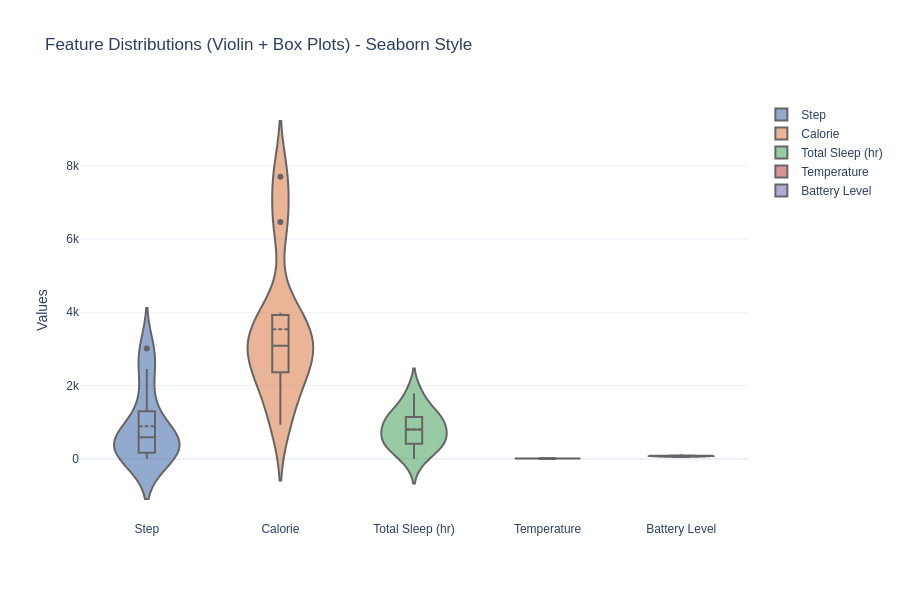
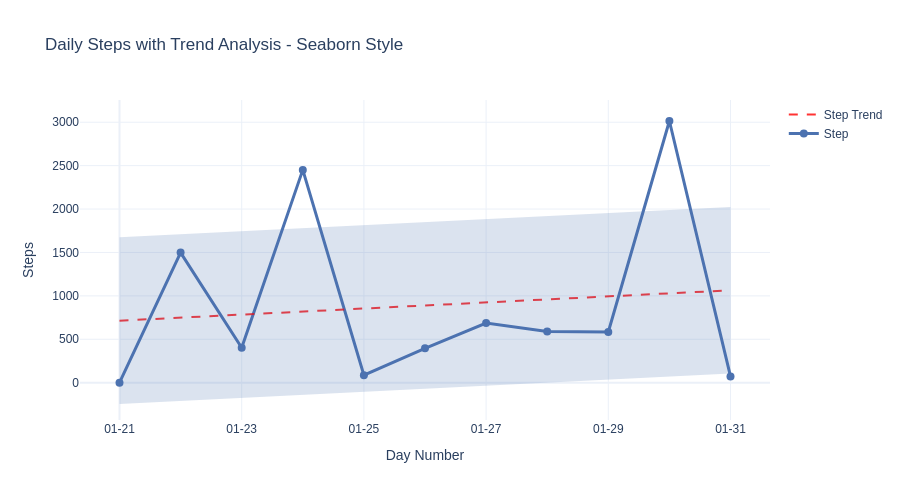
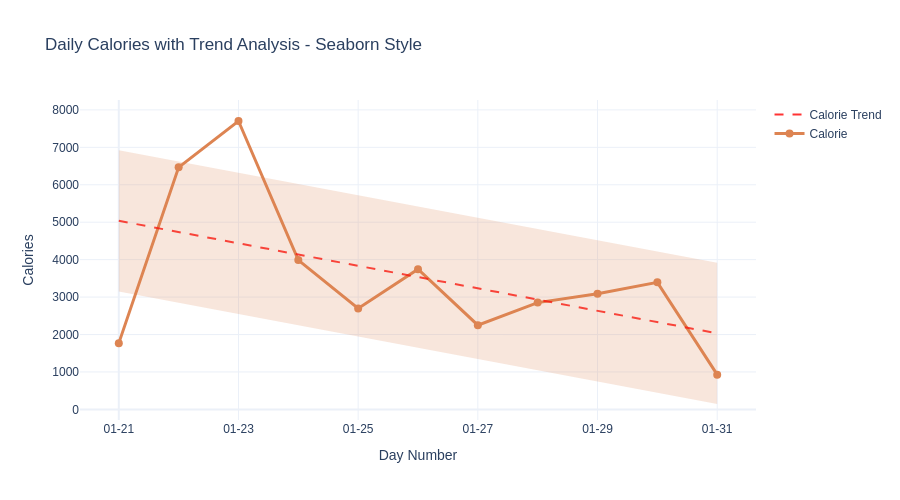
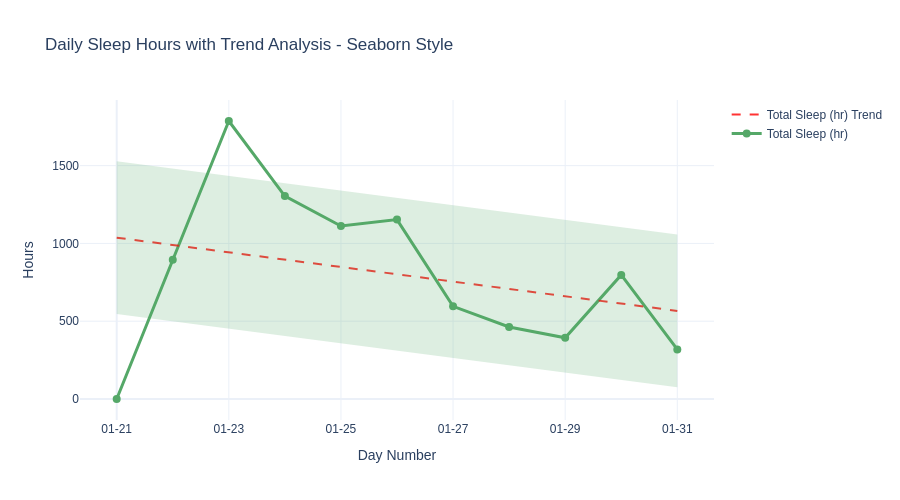

Notebook code for these charts, in order:
### Code cell
# Advanced Seaborn-style Visualizations using Plotly
import plotly.graph_objects as go
from plotly.subplots import make_subplots
import plotly.express as px
import plotly.figure_factory as ff
import numpy as np

try:
    if 'daily_activity' in locals() and len(daily_activity) > 0:
        print("Creating advanced seaborn-style visualizations with Plotly...")
        
        # Seaborn color palettes
        seaborn_colors = ['#4C72B0', '#DD8452', '#55A868', '#C44E52', '#8172B3']
        seaborn_qualitative = px.colors.qualitative.Set2
        
        # เตรียมข้อมูล
        features_config = [
            ('Step', 'Daily Steps', 'Steps'),
            ('Calorie', 'Daily Calories', 'Calories'),
            ('Total Sleep (hr)', 'Daily Sleep Hours', 'Hours'),
            ('Temperature', 'Average Daily Temperature', 'Temperature (°C)'),
            ('Battery Level', 'Average Daily Battery Level', 'Battery (%)')
        ]
        
        available_features = [(f, t, y) for f, t, y in features_config if f in daily_activity.columns]
        
        if available_features:
            # 1. Distribution plots (violin + box plots) สำหรับแต่ละ feature
            print("Creating distribution plots (violin + box style)...")
            
            feature_names = [f for f, _, _ in available_features]
            
            # เตรียมข้อมูลแบบ melted
            melted_data = daily_activity[feature_names].melt(var_name='Feature', value_name='Value')
            
            # Violin plot + Box plot combination
            fig = go.Figure()
            
            for i, feature in enumerate(feature_names):
                feature_data = daily_activity[feature].dropna()
                color = seaborn_colors[i % len(seaborn_colors)]
                
                # Violin plot
                fig.add_trace(go.Violin(
                    y=feature_data,
                    name=feature,
                    box_visible=True,
                    meanline_visible=True,
                    fillcolor=color,
                    opacity=0.6,
                    line_color='black',
                    hoveron="points",
                    hovertemplate=f'<b>{feature}</b><br>Value: %{{y:.1f}}<extra></extra>'
                ))
            
            fig.update_layout(
                title='Feature Distributions (Violin + Box Plots) - Seaborn Style',
                yaxis_title="Values",
                template="plotly_white",
                height=600,
                font=dict(family="Arial", size=12),
                showlegend=True
            )
            
            fig.show()
            
            # 2. Time series with confidence intervals and trend lines
            print("Creating time series with trend analysis...")
            
            # เพิ่มคอลัมน์ day number สำหรับ trend analysis
            daily_activity_copy = daily_activity.copy()
            daily_activity_copy['Day_Number'] = range(len(daily_activity_copy))
            
            for i, (feature, title, ylabel) in enumerate(available_features):
                fig = go.Figure()
                color = seaborn_colors[i % len(seaborn_colors)]
                
                # กราฟเส้นหลัก
                fig.add_trace(go.Scatter(
                    x=daily_activity_copy['Day_Number'],
                    y=daily_activity_copy[feature],
                    mode='lines+markers',
                    name=feature,
                    line=dict(color=color, width=3),
                    marker=dict(size=8, color=color),
                    hovertemplate=f'<b>Day</b>: %{{x}}<br><b>{feature}</b>: %{{y:.1f}}<extra></extra>'
                ))
                
                # เพิ่ม trend line ด้วย numpy polyfit
                x_vals = daily_activity_copy['Day_Number'].values
                y_vals = daily_activity_copy[feature].values
                
                # คำนวณ trend line
                z = np.polyfit(x_vals, y_vals, 1)
                p = np.poly1d(z)
                trend_y = p(x_vals)
                
                fig.add_trace(go.Scatter(
                    x=x_vals,
                    y=trend_y,
                    mode='lines',
                    name=f'{feature} Trend',
                    line=dict(color='red', width=2, dash='dash'),
                    opacity=0.8,
                    hovertemplate=f'<b>Trend</b>: %{{y:.1f}}<extra></extra>'
                ))
                
                # คำนวณ confidence interval (mock)
                std_dev = np.std(y_vals)
                upper_bound = trend_y + std_dev
                lower_bound = trend_y - std_dev
                
                fig.add_trace(go.Scatter(
                    x=x_vals,
                    y=upper_bound,
                    mode='lines',
                    line=dict(width=0),
                    showlegend=False,
                    hoverinfo='skip'
                ))
                
                fig.add_trace(go.Scatter(
                    x=x_vals,
                    y=lower_bound,
                    mode='lines',
                    line=dict(width=0),
                    fill='tonexty',
                    fillcolor=f'rgba({int(color[1:3], 16)}, {int(color[3:5], 16)}, {int(color[5:7], 16)}, 0.2)',
                    name='Confidence Interval',
                    showlegend=False,
                    hoverinfo='skip'
                ))
                
                # ตกแต่งกราห
                fig.update_layout(
                    title=f'{title} with Trend Analysis - Seaborn Style',
                    xaxis_title='Day Number',
                    yaxis_title=ylabel,
                    template="plotly_white",
                    height=500,
                    font=dict(family="Arial", size=12)
                )
                
                # ปรับ x-axis labels เป็นวันที่จริง
                day_labels = [str(date)[-5:] for date in daily_activity['Date']]
                fig.update_xaxes(
                    tickvals=list(range(0, len(day_labels), max(1, len(day_labels)//5))),
                    ticktext=[day_labels[i] for i in range(0, len(day_labels), max(1, len(day_labels)//5))]
                )
                
                fig.show()
            
            # 3. Pairplot-style scatter matrix
            if len(available_features) >= 3:
                print("Creating pairplot-style scatter matrix...")
                
                feature_names = [f for f, _, _ in available_features]
                
                # สร้าง scatter matrix
                fig = ff.create_scatterplotmatrix(
                    daily_activity[feature_names], 
                    diag='histogram',
                    height=800, 
                    width=800,
                    colormap='Viridis',
                    colormap_type='cat'
                )
                
                fig.update_layout(
                    title='Feature Relationships Scatter Matrix - Seaborn Style',
                    font=dict(family="Arial", size=10)
                )
                
                fig.show()
            
            # 4. Advanced heatmap with clustering effect
            if len(available_features) > 2:
                print("Creating advanced correlation heatmap...")
                
                feature_names = [f for f, _, _ in available_features]
                correlation_matrix = daily_activity[feature_names].corr()
                
                # สร้างกราฟ heatmap ที่สวยงาม
                fig = go.Figure(data=go.Heatmap(
                    z=correlation_matrix.values,
                    x=correlation_matrix.columns,
                    y=correlation_matrix.columns,
                    colorscale='RdBu',
                    zmid=0,
                    text=correlation_matrix.round(3).values,
                    texttemplate="%{text}",
                    textfont={"size": 14, "color": "white"},
                    hovertemplate='<b>%{x} vs %{y}</b><br>Correlation: %{z:.3f}<extra></extra>',
                    colorbar=dict(title="Correlation Coefficient", titleside="right")
                ))
                
                fig.update_layout(
                    title='Feature Correlation Matrix - Seaborn Style',
                    xaxis_title="Features",
                    yaxis_title="Features",
                    template="plotly_white",
                    height=600,
                    width=600,
                    font=dict(family="Arial", size=12),
                    xaxis=dict(side="bottom"),
                    yaxis=dict(side="left")
                )
                
                fig.show()
            
            # 5. Multi-line interactive plot ด้วย seaborn aesthetics
            print("Creating interactive multi-feature comparison...")
            
            fig = go.Figure()
            
            for i, (feature, title, ylabel) in enumerate(available_features):
                color = seaborn_colors[i % len(seaborn_colors)]
                
                fig.add_trace(go.Scatter(
                    x=daily_activity['Date'],
                    y=daily_activity[feature],
                    mode='lines+markers',
                    name=feature,
                    line=dict(color=color, width=3),
                    marker=dict(size=8, color=color),
                    hovertemplate=f'<b>Date</b>: %{{x}}<br><b>{feature}</b>: %{{y:.1f}}<extra></extra>'
                ))
            
            fig.update_layout(
                title=dict(text="📊 Interactive Multi-Feature Comparison - Seaborn Style", 
                          x=0.5, font=dict(size=18)),
                xaxis_title="Date",
                yaxis_title="Values (Normalized Scale)",
                template="plotly_white",
                hovermode='x unified',
                height=600,
                font=dict(family="Arial", size=12),
                legend=dict(
                    orientation="h",
                    yanchor="bottom",
                    y=1.02,
                    xanchor="right",
                    x=1
                )
            )
            
            fig.show()
            
            # 6. Statistical summary table
            print("\\nCreating statistical summary...")
            
            summary_stats = daily_activity[feature_names].describe().round(2)
            
            fig = go.Figure(data=[go.Table(
                header=dict(values=['Statistic'] + list(feature_names),
                           fill_color='lightblue',
                           align='left',
                           font=dict(size=12, color='black')),
                cells=dict(values=[summary_stats.index] + [summary_stats[col] for col in feature_names],
                          fill_color='white',
                          align='left',
                          font=dict(size=11))
            )])
            
            fig.update_layout(
                title='Statistical Summary Table - Seaborn Style',
                height=400,
                font=dict(family="Arial", size=12)
            )
            
            fig.show()
            
            print("\\n🎉 All advanced seaborn-style visualizations created successfully!")
            
        else:
            print("❌ No features available for plotting!")
    else:
        print("❌ No daily_activity data available for plotting!")

except Exception as e:
    print(f"❌ Error creating visualizations: {e}")
    import traceback
    traceback.print_exc()

### Figure 1 — Plotly figure (JSON) as saved in the notebook; plotly's stock layout.template omitted (floating-point values rounded to 4 significant figures)
{"data": [{"box": {"visible": true}, "fillcolor": "#4C72B0", "hoveron": "points", "hovertemplate": "<b>Step</b><br>Value: %{y:.1f}<extra></extra>", "line": {"color": "black"}, "meanline": {"visible": true}, "name": "Step", "opacity": 0.6, "type": "violin", "y": [0, 1498, 402, 2451, 86, 396, 687, 590, 584, 3014, 72]}, {"box": {"visible": true}, "fillcolor": "#DD8452", "hoveron": "points", "hovertemplate": "<b>Calorie</b><br>Value: %{y:.1f}<extra></extra>", "line": {"color": "black"}, "meanline": {"visible": true}, "name": "Calorie", "opacity": 0.6, "type": "violin", "y": [1770, 6466, 7703, 3989, 2698, 3743, 2249, 2853, 3087, 3393, 928]}, {"box": {"visible": true}, "fillcolor": "#55A868", "hoveron": "points", "hovertemplate": "<b>Total Sleep (hr)</b><br>Value: %{y:.1f}<extra></extra>", "line": {"color": "black"}, "meanline": {"visible": true}, "name": "Total Sleep (hr)", "opacity": 0.6, "type": "violin", "y": [0, 895.0, 1787.0, 1304.0, 1112.0, 1153.0, 595.8, 463.1, 393.1, 797.2, 318.3]}, {"box": {"visible": true}, "fillcolor": "#C44E52", "hoveron": "points", "hovertemplate": "<b>Temperature</b><br>Value: %{y:.1f}<extra></extra>", "line": {"color": "black"}, "meanline": {"visible": true}, "name": "Temperature", "opacity": 0.6, "type": "violin", "y": [7.638, 7.13, 7.156, 8.419, 5.332, 7.874, 5.57, 5.563, 7.063, 4.152, 2.424]}, {"box": {"visible": true}, "fillcolor": "#8172B3", "hoveron": "points", "hovertemplate": "<b>Battery Level</b><br>Value: %{y:.1f}<extra></extra>", "line": {"color": "black"}, "meanline": {"visible": true}, "name": "Battery Level", "opacity": 0.6, "type": "violin", "y": [77.48, 76.91, 68.29, 62.5, 63.24, 55.98, 73.29, 77.2, 57.87, 75.54, 81.52]}], "layout": {"font": {"family": "Arial", "size": 12}, "height": 600, "showlegend": true, "title": {"text": "Feature Distributions (Violin + Box Plots) - Seaborn Style"}, "yaxis": {"title": {"text": "Values"}}}}

### Figure 2 — Plotly figure (JSON) as saved in the notebook; plotly's stock layout.template omitted (floating-point values rounded to 4 significant figures)
{"data": [{"hovertemplate": "<b>Day</b>: %{x}<br><b>Step</b>: %{y:.1f}<extra></extra>", "line": {"color": "#4C72B0", "width": 3}, "marker": {"color": "#4C72B0", "size": 8}, "mode": "lines+markers", "name": "Step", "type": "scatter", "x": [0, 1, 2, 3, 4, 5, 6, 7, 8, 9, 10], "y": [0, 1498, 402, 2451, 86, 396, 687, 590, 584, 3014, 72]}, {"hovertemplate": "<b>Trend</b>: %{y:.1f}<extra></extra>", "line": {"color": "red", "dash": "dash", "width": 2}, "mode": "lines", "name": "Step Trend", "opacity": 0.8, "type": "scatter", "x": [0, 1, 2, 3, 4, 5, 6, 7, 8, 9, 10], "y": [714.1, 749.1, 784.1, 819.1, 854.1, 889.1, 924.1, 959.1, 994.1, 1029.0, 1064.0]}, {"hoverinfo": "skip", "line": {"width": 0}, "mode": "lines", "showlegend": false, "type": "scatter", "x": [0, 1, 2, 3, 4, 5, 6, 7, 8, 9, 10], "y": [1674.0, 1709.0, 1744.0, 1779.0, 1814.0, 1849.0, 1884.0, 1919.0, 1954.0, 1989.0, 2024.0]}, {"fill": "tonexty", "fillcolor": "rgba(76, 114, 176, 0.2)", "hoverinfo": "skip", "line": {"width": 0}, "mode": "lines", "name": "Confidence Interval", "showlegend": false, "type": "scatter", "x": [0, 1, 2, 3, 4, 5, 6, 7, 8, 9, 10], "y": [-245.6, -210.6, -175.6, -140.6, -105.7, -70.66, -35.67, -0.6818, 34.31, 69.3, 104.3]}], "layout": {"font": {"family": "Arial", "size": 12}, "height": 500, "title": {"text": "Daily Steps with Trend Analysis - Seaborn Style"}, "xaxis": {"ticktext": ["01-21", "01-23", "01-25", "01-27", "01-29", "01-31"], "tickvals": [0, 2, 4, 6, 8, 10], "title": {"text": "Day Number"}}, "yaxis": {"title": {"text": "Steps"}}}}

### Figure 3 — Plotly figure (JSON) as saved in the notebook; plotly's stock layout.template omitted (floating-point values rounded to 4 significant figures)
{"data": [{"hovertemplate": "<b>Day</b>: %{x}<br><b>Calorie</b>: %{y:.1f}<extra></extra>", "line": {"color": "#DD8452", "width": 3}, "marker": {"color": "#DD8452", "size": 8}, "mode": "lines+markers", "name": "Calorie", "type": "scatter", "x": [0, 1, 2, 3, 4, 5, 6, 7, 8, 9, 10], "y": [1770, 6466, 7703, 3989, 2698, 3743, 2249, 2853, 3087, 3393, 928]}, {"hovertemplate": "<b>Trend</b>: %{y:.1f}<extra></extra>", "line": {"color": "red", "dash": "dash", "width": 2}, "mode": "lines", "name": "Calorie Trend", "opacity": 0.8, "type": "scatter", "x": [0, 1, 2, 3, 4, 5, 6, 7, 8, 9, 10], "y": [5038.0, 4737.0, 4436.0, 4136.0, 3835.0, 3534.0, 3234.0, 2933.0, 2633.0, 2332.0, 2031.0]}, {"hoverinfo": "skip", "line": {"width": 0}, "mode": "lines", "showlegend": false, "type": "scatter", "x": [0, 1, 2, 3, 4, 5, 6, 7, 8, 9, 10], "y": [6925.0, 6624.0, 6323.0, 6023.0, 5722.0, 5421.0, 5121.0, 4820.0, 4519.0, 4219.0, 3918.0]}, {"fill": "tonexty", "fillcolor": "rgba(221, 132, 82, 0.2)", "hoverinfo": "skip", "line": {"width": 0}, "mode": "lines", "name": "Confidence Interval", "showlegend": false, "type": "scatter", "x": [0, 1, 2, 3, 4, 5, 6, 7, 8, 9, 10], "y": [3151.0, 2850.0, 2549.0, 2249.0, 1948.0, 1648.0, 1347.0, 1046.0, 745.6, 445.0, 144.3]}], "layout": {"font": {"family": "Arial", "size": 12}, "height": 500, "title": {"text": "Daily Calories with Trend Analysis - Seaborn Style"}, "xaxis": {"ticktext": ["01-21", "01-23", "01-25", "01-27", "01-29", "01-31"], "tickvals": [0, 2, 4, 6, 8, 10], "title": {"text": "Day Number"}}, "yaxis": {"title": {"text": "Calories"}}}}

### Figure 4 — Plotly figure (JSON) as saved in the notebook; plotly's stock layout.template omitted (floating-point values rounded to 4 significant figures)
{"data": [{"hovertemplate": "<b>Day</b>: %{x}<br><b>Total Sleep (hr)</b>: %{y:.1f}<extra></extra>", "line": {"color": "#55A868", "width": 3}, "marker": {"color": "#55A868", "size": 8}, "mode": "lines+markers", "name": "Total Sleep (hr)", "type": "scatter", "x": [0, 1, 2, 3, 4, 5, 6, 7, 8, 9, 10], "y": [0, 895.0, 1787.0, 1304.0, 1112.0, 1153.0, 595.8, 463.1, 393.1, 797.2, 318.3]}, {"hovertemplate": "<b>Trend</b>: %{y:.1f}<extra></extra>", "line": {"color": "red", "dash": "dash", "width": 2}, "mode": "lines", "name": "Total Sleep (hr) Trend", "opacity": 0.8, "type": "scatter", "x": [0, 1, 2, 3, 4, 5, 6, 7, 8, 9, 10], "y": [1037.0, 990.0, 942.9, 895.8, 848.7, 801.7, 754.6, 707.5, 660.4, 613.3, 566.2]}, {"hoverinfo": "skip", "line": {"width": 0}, "mode": "lines", "showlegend": false, "type": "scatter", "x": [0, 1, 2, 3, 4, 5, 6, 7, 8, 9, 10], "y": [1528.0, 1481.0, 1434.0, 1387.0, 1340.0, 1293.0, 1246.0, 1198.0, 1151.0, 1104.0, 1057.0]}, {"fill": "tonexty", "fillcolor": "rgba(85, 168, 104, 0.2)", "hoverinfo": "skip", "line": {"width": 0}, "mode": "lines", "name": "Confidence Interval", "showlegend": false, "type": "scatter", "x": [0, 1, 2, 3, 4, 5, 6, 7, 8, 9, 10], "y": [546.1, 499.0, 451.9, 404.8, 357.8, 310.7, 263.6, 216.5, 169.4, 122.3, 75.26]}], "layout": {"font": {"family": "Arial", "size": 12}, "height": 500, "title": {"text": "Daily Sleep Hours with Trend Analysis - Seaborn Style"}, "xaxis": {"ticktext": ["01-21", "01-23", "01-25", "01-27", "01-29", "01-31"], "tickvals": [0, 2, 4, 6, 8, 10], "title": {"text": "Day Number"}}, "yaxis": {"title": {"text": "Hours"}}}}
